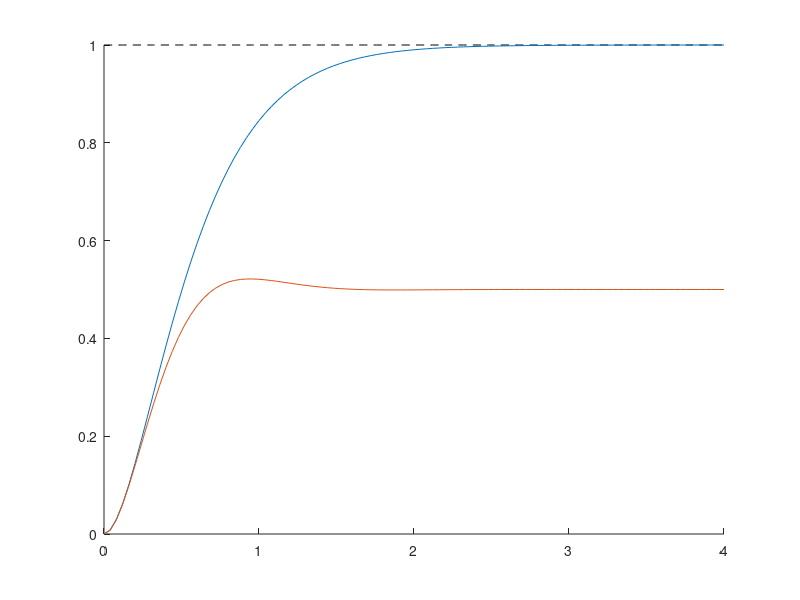

MATLAB code for this plot: (Note: this script raises an error after producing the figure.)
clear; clc;
% clf
close all
%%
with_feedback = true;
with_controler = true;
%%
t_end = 4;
%% 
s = tf('s');

T = [.3 .3];
kp = 1;
G = (kp) / ((T(1)*s+1)*(T(2)*s+1))

% G = feedback(G, 1);

[y_op, t] = step(G, t_end);
u = ones(size(t));
hold on
title_ = {['\tau : [', num2str(T), '], Gain: ', num2str(kp)]};

plot(t, u, 'k--', 'displayName', 'ref')
plot(t, y_op, 'displayName', 'open loop')

if with_feedback
    H = feedback(G, 1);
    [y_cl, t] = step(H, t_end);
    plot(t, y_cl, 'displayName', 'closed loop')
end

if with_controler
    opt = pidtuneOptions('DesignFocus', 'disturbance-rejection');
    [C, info ]= pidtune(G, 'pid')
        C.Kp;
        Ti = C.Kp / C.Ki;
        Td = C.Kd / C.Kp;
    H = feedback(G*C, 1);

    [yc, t] = step(H, t_end);
    plot(t, yc, 'g', 'displayName', 'with PID controler')
    title_ = {title_{:}, ['PID: K_p: ', num2str(C.Kp), ', T_i: ', num2str(Ti), ', T_d: ', num2str(Td)]};
end
title(title_);
legend('show')
grid on